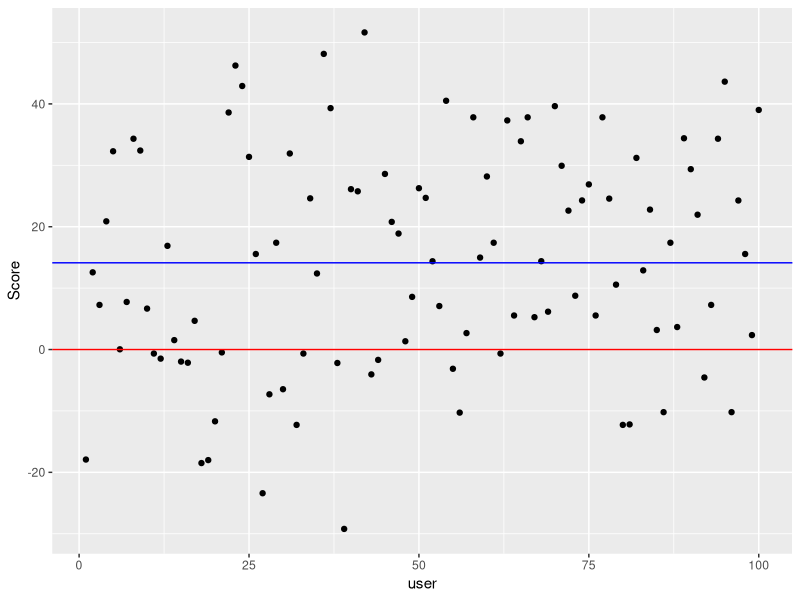

Source code (R):
## ---- chunk 1
# Packages
library(tidyverse)
library(modelr)
options(na.action = na.warn)
## ---- chunk 2
# Create test set, each column representing a question in the "should you get a dog?" function
Input.df <-  data.frame(AgeInput=integer(),HomeInput=integer(),MentalHealthInput=integer(),PhysicalHealthInput=integer(),LivingWithInput=integer(),AllergiesInput=integer(),PriorOwnershipInput=integer(),ExpensesInput=integer(), Score=double())
# sample size (num of users to simulate)
N <- 100 

# For each user (row) in test set, generate inputs to each question (column)
for (i in 1:N) {
  
  # Generate random inputs 
  AgeInput <- sample(0:100, 1) #number = age
  HomeInput <- sample(0:1, 1) #0 = house, 1=apartment
  MentalHealthInput <- sample(0:1, 1) #0 = yes, 1=no
  PhysicalHealthInput <- sample(0:1, 1) #0 = yes, 1=no
  LivingWithInput <- sample(0:1, 1) #0 = alone, 1=withOthers
  AllergiesInput <- sample(0:1, 1) #0 = yes, 1=no
  PriorOwnershipInput <- sample(0:1, 1) #0 = yes, 1=no
  ExpensesInput <- sample(0:2, 1) #0 = above, 1=equal, 2=below
  Score <- 0
  
  x <- matrix(c(AgeInput, HomeInput, MentalHealthInput, PhysicalHealthInput, LivingWithInput, AllergiesInput, PriorOwnershipInput, ExpensesInput, Score), nrow = 1)
  
  # Add user's inputs to test set
  df.new = data.frame(x)
  Input.df <- rbind(Input.df, df.new)
}

# Assign each user an id
Input.df$id <- seq.int(nrow(Input.df))
names(Input.df) <- c("AgeInput", "HomeInput", "MentalHealthInput", "PhysicalHealthInput", "LivingWithInput", "AllergiesInput", "PriorOwnershipInput", "ExpensesInput", "Score", "id")
## ---- chunk 3

  #cohens d
  Elderly <- 15.816
  Child <- 3.486
  DesireMentalHealth <- 17.35419784
  DesirePhysicalHealth <- 7.229100643
  HasAllergies <- -5.81
  House <- 9.71
  LivesAlone <- 5.34
  LivesWOthers <- 3.845
  HasPriorOwnership <- 2 
  LowerWillingnessToPay <- -27.25
  
  # odds-ratio
  # Elderly <- 25.568928
  # Child <- 4.3575
  # DesireMentalHealth <- 17.35419784
  # DesirePhysicalHealth <- 8.362460625
  # HasAllergies <- -6.45491
  # House <- 29.339743
  # LivesAlone <- 3.778483333
  # LivesWOthers <- 3.33245
  # HasPriorOwnership <- 2
  # LowerWillingnessToPay <- -44.7118

## ---- chunk 4

# For each user in test set, calculate their score using our "should you get a dog?" function
 for (i in 1:N) { 
   
    UserScore <- 0
  
  # Q: How old are you? 
      AgeInput <- Input.df$AgeInput[Input.df$id == i]
      # super elderly
      if (AgeInput >= 80) {
        UserScore <- UserScore + 0
      # elderly
      } else if (AgeInput >= 65) {
        UserScore <- UserScore + Elderly
      # adult  
      } else if (AgeInput > 18) {
        UserScore <- UserScore + 0
      # child
      } else {
        UserScore <- UserScore + Child
      }

  #Q: What is your home like?
      HomeInput <- Input.df$HomeInput[Input.df$id == i]
      # lives in a house
      if (HomeInput == 0) {
        UserScore <- UserScore +  House
      # lives in an apartment
      } else {
        UserScore <- UserScore +  0
      }
  
  #Q: Do you desire mental/emotional health benefits from owning a dog?
      MentalHealthInput <- Input.df$MentalHealthInput[Input.df$id == i]
      if (MentalHealthInput == 0) {
        UserScore <- UserScore +  DesireMentalHealth
      } else {
        UserScore <- UserScore +  0
      }

  #Q: Do you desire physical health benefits from owning a dog?
      PhysicalHealthInput <- Input.df$PhysicalHealthInput[Input.df$id == i]
      if (PhysicalHealthInput == 0) {
        UserScore <- UserScore +  DesirePhysicalHealth
      } else {
        UserScore <- UserScore +  0
      }

  #Q: Do you live alone?
      LivingWithInput <- Input.df$LivingWithInput[Input.df$id == i]
      # lives alone
      if (LivingWithInput == 0) {
        UserScore <- UserScore +  LivesAlone 
      #lives with others
      } else {
        UserScore <- UserScore +  LivesWOthers
      }

  #Q: Are you or anyone in your household allergic to dogs?
      AllergiesInput <- Input.df$AllergiesInput[Input.df$id == i]
      # has allergies
      if (AllergiesInput == 0) {
        UserScore <- UserScore +  HasAllergies
      # does not have allergies
      } else {
        UserScore <- UserScore +  0
      }

  #Q: Have you owned a dog in the past?
      PriorOwnershipInput <- Input.df$PriorOwnershipInput[Input.df$id == i]
      # has prior dog ownership
      if (PriorOwnershipInput == 0) {
        UserScore <- UserScore +  HasPriorOwnership
      # does not have prior dog ownership
      } else {
        UserScore <- UserScore +  0
      }

  #Q: The average monthly cost of owning a dog is $171.24 (ranges from $55.47 - $395.69). Would you be able/willing to pay equal to that amount, below that amount or above that amount for your dog?
      ExpensesInput <- Input.df$ExpensesInput[Input.df$id == i]
      # willing/able to pay below monthly average
      if (ExpensesInput == 2) {
       UserScore <- UserScore +  LowerWillingnessToPay 
      # willing/able to pay equal or above monthly average
      } else {
          Score <- Score +  0
      }

  # Set user's test score as calculated score
  Input.df$Score[Input.df$id == i] <- UserScore
  
}
## ---- chunk 5
# Plot distribution of scores for all users in test set
ScorePlot <- ggplot(Input.df, aes(id, Score)) + 
  geom_point()

ScorePlot <- ScorePlot + labs(x = "user")
ScorePlot <- ScorePlot  + geom_hline(yintercept = 0, color= "red") #theshold: score = 0
ScorePlot <- ScorePlot  + geom_hline(yintercept = mean(Input.df$Score), color="blue") #average score
ScorePlot

# Calculate the average score for test set
AverageScore <- mean(Input.df$Score)
print(AverageScore)

# Calculate how many users should and should not get a dog
ShouldGetADog <- count(Input.df, Input.df$Score > 0)
print(ShouldGetADog)
